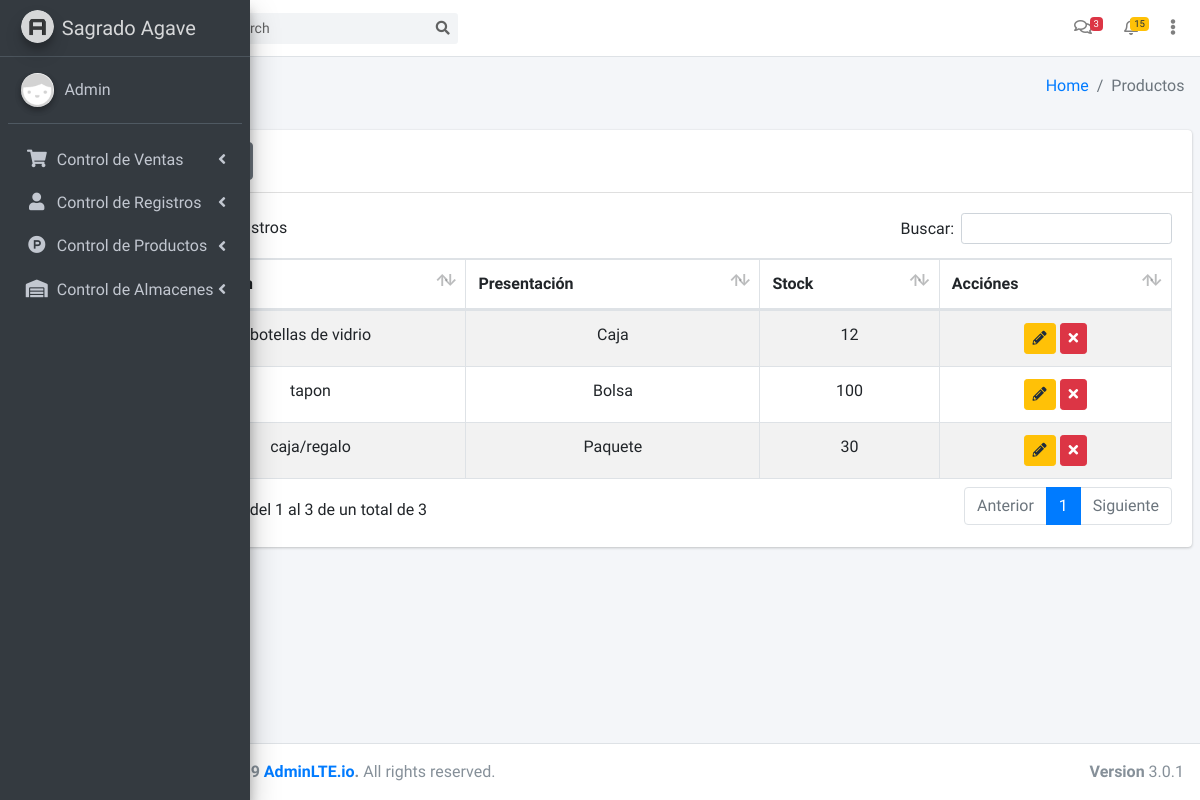
Before: /insumos (signed in) with the older database file.
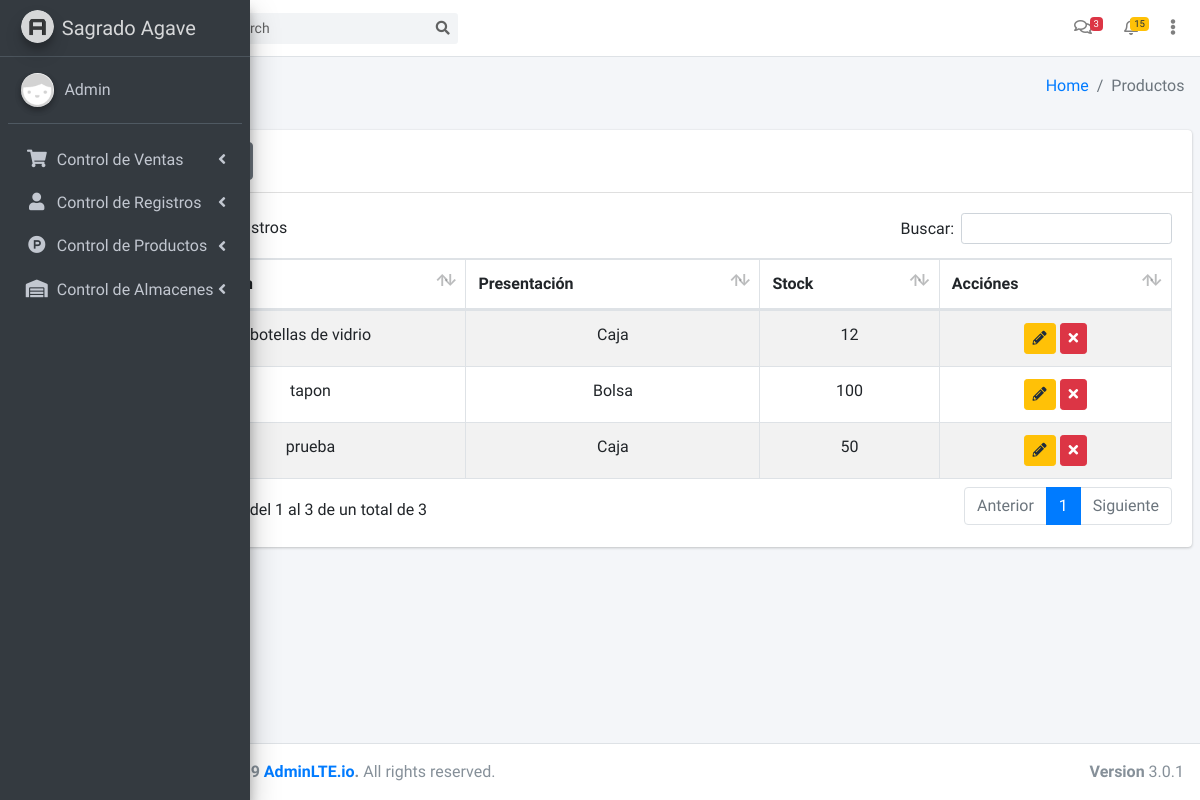
After: the same page with the newer database file.
### tables this page shows
CREATE TABLE `insumo` (
  `id_insumo` int(11) NOT NULL,
  `descripcion` varchar(50) DEFAULT NULL,
  `unidad` int(11) DEFAULT NULL,
  `cant_unidad` int(11) DEFAULT NULL
);

CREATE TABLE `unidad` (
  `id_unidad` int(11) NOT NULL,
  `unidad` varchar(30) DEFAULT NULL
);

### controladores/plantilla.controlador.php (called while the page is built)
<?php
class ControladorPlantilla{
	static public function ctrPlantilla(){
 		include "vistas/plantilla.php";
	}
}

### index.php (called while the page is built, shortened)
<?php
require_once 'controladores/plantilla.controlador.php';
require_once 'controladores/crear-venta.controlador.php';
require_once 'controladores/insumos.controlador.php';
require_once 'modelos/insumos.modelos.php';
$plantilla = new ControladorPlantilla();
$plantilla -> ctrPlantilla();

### controladores/insumos.controlador.php (called while the page is built, shortened)
<?php
class ControladorInsumos{
	static public function ctrMostrarInsumos($item,$valor){
		$tabla = "insumo";
		$respuesta = ModeloInsumos::mdlMostrarInsumos($tabla,$item,$valor);
		return $respuesta;
	}
	static public function ctrMostrarTipoUnidad($item,$valor){
		$tabla = "unidad";
		$respuesta = ModeloInsumos::mdlMostrarInsumos($tabla,$item,$valor);
		return $respuesta;
	}
				}

### modelos/conexion.php (called while the page is built)
<?php
class Conexion {
	static public function conectar(){
		$link = new PDO("mysql:host=localhost;dbname=tequilera_web","root","");
		$link->exec("set names utf8");
		return $link;
	}
}

### modelos/insumos.modelos.php (called while the page is built, shortened)
<?php
require_once 'conexion.php';
class ModeloInsumos{
	static public function mdlMostrarInsumos($tabla,$item,$valor){
		if ($item != null) {
			$stmt = Conexion::conectar()->prepare("SELECT * FROM $tabla WHERE $item = :$item");
			$stmt -> bindParam(":".$item,$valor,PDO::PARAM_STR);
			$stmt -> execute();
			return $stmt -> fetch();
		}else{
			$stmt = Conexion::conectar()->prepare("SELECT * FROM $tabla");
			$stmt -> execute();
			return $stmt -> fetchAll();
		}
	}
}

### vistas/modulos/insumos.php (the view, shortened to what this page needs)
<div class="content-wrapper">
  <section class="content-header">
    <div class="container-fluid">
      <div class="row mb-2">
        <div class="col-sm-6">
          <h1>Productos</h1>
        </div>
        <div class="col-sm-6">
          <ol class="breadcrumb float-sm-right">
            <li class="breadcrumb-item"><a href="">Home</a></li>
            <li class="breadcrumb-item active">Productos</li>
          </ol>
        </div>
      </div>
    </div>
  </section>
  <section class="content">
    <div class="card">
      <div class="card-header">
        <button class="btn btn-secondary" data-toggle="modal" data-target="#modalAgregarInsumo">Agregar Producto</button>
      </div>
      <div class="card-body">
        <table class="table table-bordered table-striped tablaInsumos" style="width: 100%;">
          <thead>
            <tr>
              <th style="width: 10px;">#</th>
              <th>Descripción</th>
              <th>Presentación</th>
              <th>Stock</th>
              <th>Acciónes</th>
            </tr>
          </thead>
          <tbody>
            <?php
            $item = null;
            $valor = null;
            $insumos = ControladorInsumos::ctrMostrarInsumos($item,$valor);
            foreach ($insumos as $key => $value) {
              $item2 = "id_unidad";
              $valor2 = $value["unidad"];
              $unidad = ControladorInsumos::ctrMostrarTipoUnidad($item2,$valor2);
              echo '
              <tr>
              <td><center>'.$value["id_insumo"].'</center></td>
              <td><center>'.$value["descripcion"].'</center></td>
              <td><center>'.$unidad["unidad"].'</center></td>
              <td><center>'.$value["cant_unidad"].'</center></td>
              <td><center>
              <div class="btn-group-sm">
              <button class="btn btn-warning btnEditarInsumo" idInsumo="'.$value["id_insumo"].'" data-toggle="modal" data-target="#modalEditarInsumo"><i class="fas fa-pencil-alt"></i></button>
              <button class="btn btn-danger btnEliminarInsumo" idInsumo="'.$value["id_insumo"].'"><i class="fas fa-times"></i></button>
              </div>
              </center></td>
              </tr>';
            }
            ?>
          </tbody>
        </table>
      </div>
    </div>
  </section>
</div>

Changed rows visible on the page:
changed insumo: descripcion "caja/regalo" → "prueba"; unidad.unidad "Paquete" → "Caja"; cant_unidad "30" → "50"
